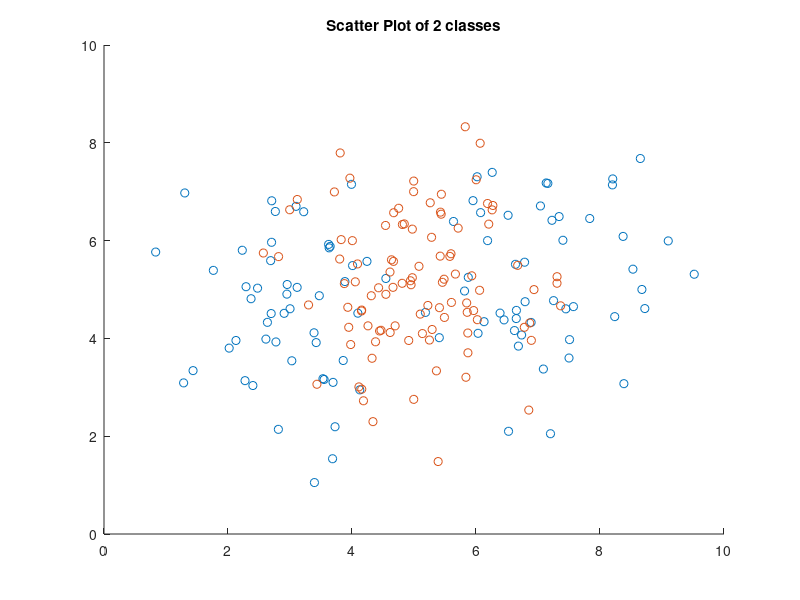

Reproduce this figure in MATLAB. (Note: this script raises an error after producing the figure.)

clc;
clear;
close all;

% Load dataz
load1 = load('data_lvq_A.mat');
load2 = load('data_lvq_B.mat');

%Convert to matrix
data1mat = cell2mat(struct2cell(load1));
data2mat = cell2mat(struct2cell(load2));

% Add labels
class1 = zeros(200,1);
class2 = ones(200,1);

% Join data
fullData = [data1mat; data2mat];

numberOfClasses = 2;

% Scatter plot
figure
scatter(data1mat(:,1), data1mat(:,2));
hold on
scatter(data2mat(:,1), data2mat(:,2));
title('Scatter Plot of 2 classes');
hold on

% Class labels
class_labels = floor( (0:length(fullData)-1) * numberOfClasses / length(fullData) );

% Calculate the class conditional means and fullData mean
class1mean = mean(data1mat);
class2mean = mean(data2mat);
fullDataMean = mean(fullData);

rng(42)
%Prepare prototypes for question 1 - 4
prototype1 = class1mean + randn(size(class1mean));
prototype2 = class1mean + randn(size(class1mean));
prototype3 = class2mean + randn(size(class2mean));
prototype4 = class2mean + randn(size(class2mean));

% Vectorize
prototypes = [prototype1 0; prototype2 0; prototype3 1];

%Plot for question 4
myRelevanceLVQ(fullData,prototypes,class_labels,0.01,1);
legend('Class 1','Class 2','Prototype 1-A','Prototype 2-A','Prototype 3-B')

figure
[Epochcount,epochsError,prototypeList,predictedLabels,lamdas] = myRelevanceLVQ(fullData,prototypes,class_labels,0.01,2);
title('Number of Epochs vs Error');

% Lambdas Plot
figure
plot(lamdas(1,:));
hold on
plot(lamdas(2,:));
legend('lamda1','lamda2');
title('Lambdas across epochs');
%prototype_2to1 = [prototype1 0; prototype2 0; prototype3 1];